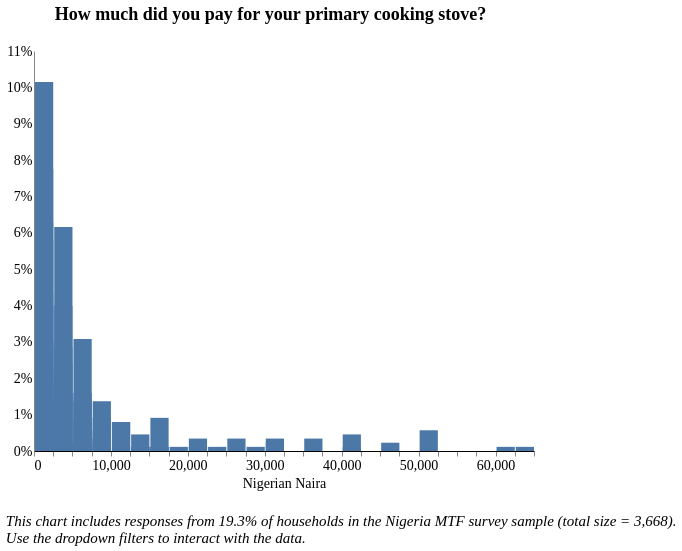

Write the Vega-Lite specification saved for this chart.
### Vega-Lite specification from a JSON file in a GitHub repository (floating-point values rounded to 4 significant figures; data arrays with more than 128 entries replaced by an {"elided": "..."} marker saying what was removed)
{"width": 800, "height": 400, "config": {"title": {"fontSize": 18, "font": "Times New Roman", "anchor": "center", "fontColor": "#000000"}, "axisX": {"domain": true, "domainColor": "#000000", "grid": false, "labelFont": "Times New Roman", "labelFontSize": 14, "titleFont": "Times New Roman", "titleFontSize": 14, "titleFontWeight": "normal", "title": "X Axis Title (units)"}, "axisY": {"domain": true, "grid": false, "gridColor": "#DEDDDD", "gridWidth": 1, "labelFont": "Times New Roman", "labelFontSize": 14, "labelAngle": 0, "ticks": false, "titleFont": "Times New Roman", "titleFontSize": 14, "titleFontWeight": "normal", "titlePadding": 10, "title": "Y Axis Title (units)"}, "range": {"category": ["#2980B9", "#003366", "#FFAE19", "#D68910", "#E67E22", "#D35400", "#FF4500", "#FF6162", "#438B28", "#45B39D", "#99ADC1", "#212F3C"]}, "legend": {"labelFont": "Times New Roman", "labelFontSize": 14, "symbolType": "square", "symbolSize": 100, "titleFont": "Times New Roman", "titleFontSize": 14, "titleFontWeight": "normal", "title": "Legend", "orient": "right", "offset": 0}, "tooltip": {"font": "Open Sans"}, "view": {"stroke": "transparent", "text": {"font": "Times New Roman", "color": ["#2980B9", "#003366", "#FFAE19", "#D68910", "#E67E22", "#D35400", "#FF4500", "#FF6162", "#438B28", "#45B39D", "#99ADC1", "#212F3C"], "fontSize": 14, "align": "right", "fontWeight": 400, "size": 14}, "bar": {"size": 40, "binSpacing": 1, "continuousBandSize": 30, "discreteBandSize": 30, "fill": ["#2980B9", "#003366", "#FFAE19", "#D68910", "#E67E22", "#D35400", "#FF4500", "#FF6162", "#438B28", "#45B39D", "#99ADC1", "#212F3C"], "stroke": false}}}, "concat": [{"mark": "bar", "encoding": {"tooltip": [{"field": "i6", "title": "Response (Binned)", "type": "quantitative"}, {"aggregate": "sum", "field": "pct", "format": ".2%", "title": "Percentage", "type": "quantitative"}], "x": {"axis": {"title": "Nigerian Naira"}, "bin": {"extent": [50, 65000], "step": 2500}, "field": "i6", "scale": {"clamp": true, "domain": [0, 65000]}, "type": "quantitative"}, "y": {"aggregate": "sum", "axis": {"format": "%"}, "field": "pct", "title": "", "type": "quantitative"}}, "height": 400, "selection": {"selector018": {"type": "single", "fields": ["i19b"], "bind": {"input": "select", "options": [null, "Wood purchased", "Wood collected", "Charcoal", "Kerosene", "Crop Residue/Plant Biomass", "LPG/cooking gas", "Garbage", "Electric", "Piped Natural Gas", "Charcoal Briquettes", "Coal Briquette", "Biomass Briquette", "Coal/lignite", "Other, specify"], "labels": ["All Fuel Types", "Wood purchased", "Wood collected", "Charcoal", "Kerosene", "Crop Residue/Plant Biomass", "LPG/cooking gas", "Garbage", "Electric", "Piped Natural Gas", "Charcoal Briquettes", "Coal Briquette", "Biomass Briquette", "Coal/lignite", "Other"], "name": "Secondary Fuel Type  "}}, "selector017": {"type": "single", "fields": ["i19a"], "bind": {"input": "select", "options": [null, "Wood purchased", "Wood collected", "Charcoal", "Kerosene", "Crop Residue/Plant Biomass", "LPG/cooking gas", "Garbage", "Electric", "Piped Natural Gas", "Charcoal Briquettes", "Coal Briquette", "Biomass Briquette", "Coal/lignite", "Other, specify"], "labels": ["All Fuel Types", "Wood purchased", "Wood collected", "Charcoal", "Kerosene", "Crop Residue/Plant Biomass", "LPG/cooking gas", "Garbage", "Electric", "Piped Natural Gas", "Charcoal Briquettes", "Coal Briquette", "Biomass Briquette", "Coal/lignite", "Other"], "name": "Primary Fuel Type  "}}, "selector019": {"type": "single", "fields": ["stove"], "bind": {"input": "select", "options": [null, "3-Stone/Open Fire Stove", "Manufactured Stove Traditional", "Koresone Stove", "LPG/Natural Gas Stove", "Electric Stove"], "labels": ["All Stove Types", "3-Stone/Open Fire Stove", "Manufactured Stove Traditional", "Koresone Stove", "LPG/Natural Gas Stove", "Electric Stove"], "name": "Stove Type  "}}, "selector020": {"type": "single", "fields": ["locality"], "bind": {"input": "select", "options": [null, 0, 1], "labels": ["National", "Urban", "Rural"], "name": "Locality Breakdown  "}}, "selector021": {"type": "single", "fields": ["elc_aggr_tier"], "bind": {"input": "select", "options": [null, "Tier 0", "Tier 1", "Tier 2", "Tier 3", "Tier 4", "Tier 5"], "labels": ["All Tiers", "Tier 0", "Tier 1", "Tier 2", "Tier 3", "Tier 4", "Tier 5"], "name": "Electricity Tiers  "}}}, "title": {"text": ["How much did you pay for your primary cooking stove?"], "color": "black", "subtitleColor": "black", "offset": 20}, "transform": [{"joinaggregate": [{"op": "count", "field": "*", "as": "total"}]}, {"calculate": "1 / datum.total", "as": "pct"}, {"bin": {"maxbins": 20}, "field": "m", "as": "mbin"}, {"filter": {"selection": "selector018"}}, {"filter": {"selection": "selector017"}}, {"filter": {"selection": "selector019"}}, {"filter": {"selection": "selector020"}}, {"filter": {"selection": "selector021"}}], "width": 500}], "data": {"name": "data-fc1658cc6eae5779e506f90c7b1679ae"}, "title": {"text": ["", "", "This chart includes responses from 19.3% of households in the Nigeria MTF survey sample (total size = 3,668).", "Use the dropdown filters to interact with the data."], "anchor": "start", "baseline": "bottom", "font": "Times New Roman", "fontSize": 15, "fontStyle": "italic", "fontWeight": "normal", "orient": "bottom"}, "$schema": "https://vega.github.io/schema/vega-lite/v4.17.0.json", "datasets": {"data-fc1658cc6eae5779e506f90c7b1679ae": {"elided": "877 records"}}}
